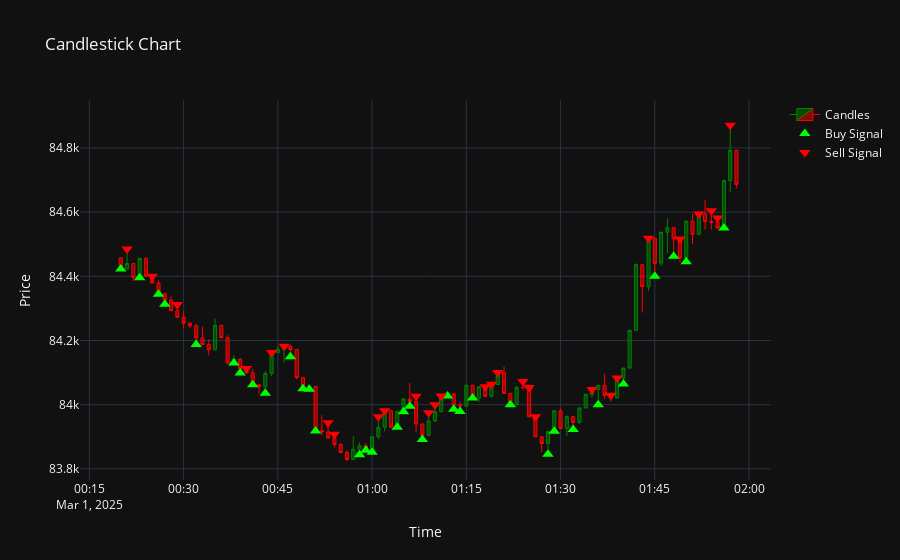

The cell this chart's notebook holds for it:
### Code cell
TOP_N = 99

candle_visualizer.plot_candlestick(features.iloc[sample_start_point:sample_start_point+TOP_N].reset_index(),
                                   actions=transform_int_actions(rand_actions)[:TOP_N])
